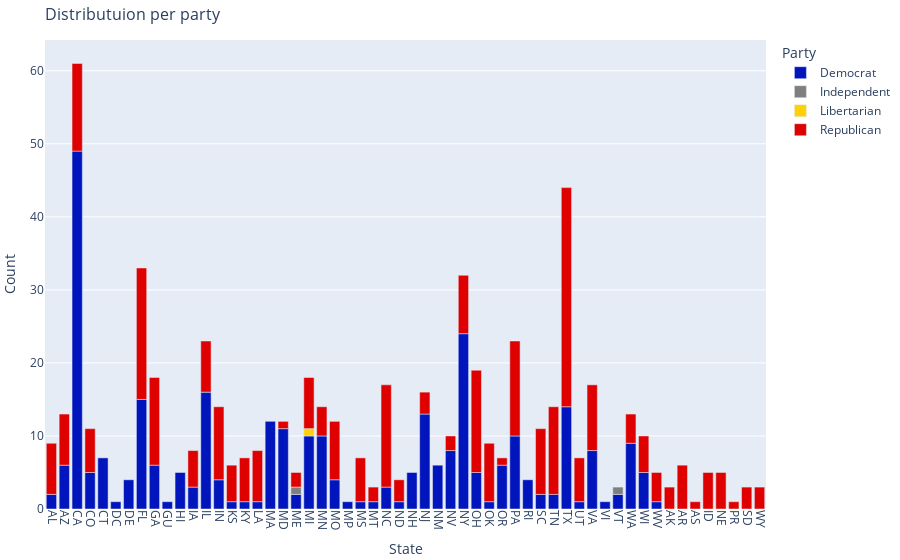

Notebook cell for this chart:
### Code cell
fig = px.bar(
    party_state_distribution,
    x="State",
    y="Count",
    color='Party',
    color_discrete_sequence=["#0015BC", "#7f7f7f", "#FED105", "#DE0100"],
    title = 'Distributuion per party',
)
fig.update_layout(
    xaxis=dict(
        tickangle=90,
        dtick = 1,
        showticklabels = True,
    ),
    margin=dict(b=5,l=5,r=5,t=40),
    titlefont_size=16,
)
fig

### Figure 1 — Plotly figure (JSON) as saved in the notebook; plotly's stock layout.template omitted (floating-point values rounded to 4 significant figures)
{"data": [{"alignmentgroup": "True", "hovertemplate": "Party=Democrat<br>State=%{x}<br>Count=%{y}<extra></extra>", "legendgroup": "Democrat", "marker": {"color": "#0015BC"}, "name": "Democrat", "offsetgroup": "Democrat", "orientation": "v", "showlegend": true, "textposition": "auto", "type": "bar", "x": ["AL", "AZ", "CA", "CO", "CT", "DC", "DE", "FL", "GA", "GU", "HI", "IA", "IL", "IN", "KS", "KY", "LA", "MA", "MD", "ME", "MI", "MN", "MO", "MP", "MS", "MT", "NC", "ND", "NH", "NJ", "NM", "NV", "NY", "OH", "OK", "OR", "PA", "RI", "SC", "TN", "TX", "UT", "VA", "VI", "VT", "WA", "WI", "WV"], "xaxis": "x", "y": [2, 6, 49, 5, 7, 1, 4, 15, 6, 1, 5, 3, 16, 4, 1, 1, 1, 12, 11, 2, 10, 10, 4, 1, 1, 1, 3, 1, 5, 13, 6, 8, 24, 5, 1, 6, 10, 4, 2, 2, 14, 1, 8, 1, 2, 9, 5, 1], "yaxis": "y"}, {"alignmentgroup": "True", "hovertemplate": "Party=Independent<br>State=%{x}<br>Count=%{y}<extra></extra>", "legendgroup": "Independent", "marker": {"color": "#7f7f7f"}, "name": "Independent", "offsetgroup": "Independent", "orientation": "v", "showlegend": true, "textposition": "auto", "type": "bar", "x": ["ME", "VT"], "xaxis": "x", "y": [1, 1], "yaxis": "y"}, {"alignmentgroup": "True", "hovertemplate": "Party=Libertarian<br>State=%{x}<br>Count=%{y}<extra></extra>", "legendgroup": "Libertarian", "marker": {"color": "#FED105"}, "name": "Libertarian", "offsetgroup": "Libertarian", "orientation": "v", "showlegend": true, "textposition": "auto", "type": "bar", "x": ["MI"], "xaxis": "x", "y": [1], "yaxis": "y"}, {"alignmentgroup": "True", "hovertemplate": "Party=Republican<br>State=%{x}<br>Count=%{y}<extra></extra>", "legendgroup": "Republican", "marker": {"color": "#DE0100"}, "name": "Republican", "offsetgroup": "Republican", "orientation": "v", "showlegend": true, "textposition": "auto", "type": "bar", "x": ["AK", "AL", "AR", "AS", "AZ", "CA", "CO", "FL", "GA", "IA", "ID", "IL", "IN", "KS", "KY", "LA", "MD", "ME", "MI", "MN", "MO", "MS", "MT", "NC", "ND", "NE", "NJ", "NV", "NY", "OH", "OK", "OR", "PA", "PR", "SC", "SD", "TN", "TX", "UT", "VA", "WA", "WI", "WV", "WY"], "xaxis": "x", "y": [3, 7, 6, 1, 7, 12, 6, 18, 12, 5, 5, 7, 10, 5, 6, 7, 1, 2, 7, 4, 8, 6, 2, 14, 3, 5, 3, 2, 8, 14, 8, 1, 13, 1, 9, 3, 12, 30, 6, 9, 4, 5, 4, 3], "yaxis": "y"}], "layout": {"barmode": "relative", "legend": {"title": {"text": "Party"}, "tracegroupgap": 0}, "margin": {"b": 5, "l": 5, "r": 5, "t": 40}, "title": {"font": {"size": 16}, "text": "Distributuion per party"}, "xaxis": {"anchor": "y", "domain": [0, 1], "dtick": 1, "showticklabels": true, "tickangle": 90, "title": {"text": "State"}}, "yaxis": {"anchor": "x", "domain": [0, 1], "title": {"text": "Count"}}}}
